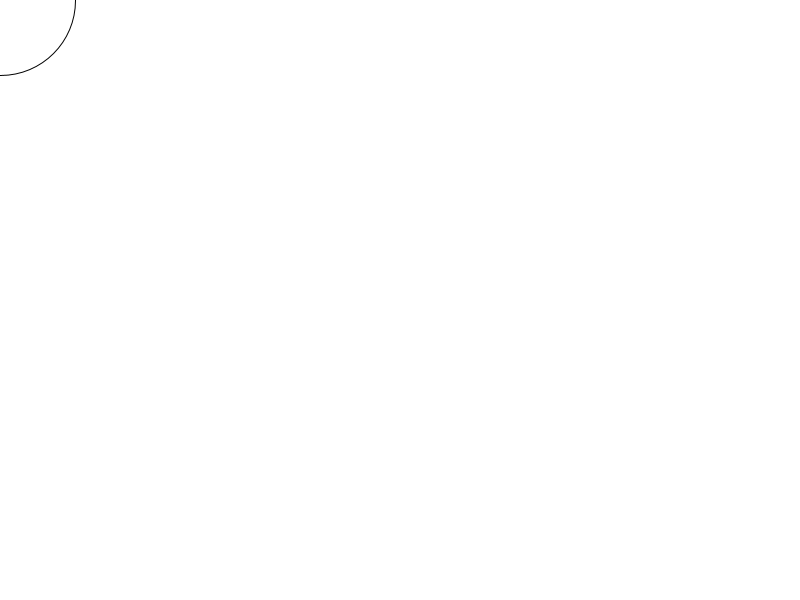
Frame 1 (no input)
Frame 60 (the mouse pressed at the canvas centre just before this capture): identical to frame 1, image omitted
Frame 120 (the mouse held since frame 60 and released just before this capture): identical to frame 1, image omitted

The Processing sketch that drew this single still picture (run headless with seeded random() and noise(); from frame 60 on, the mouse is pressed at the canvas centre):

// Processing sketch: TextandKeys
// ── TextandKeys.pde
int x =0;
int y= 0;

void setup(){
  size(800,600);
  background(255);
}

void draw(){
  background(255);
  circle(x,y,150);
}

void keyPressed(){
  fill(random(255), random(255), random(255));
  textSize(random(20,60));
  text(key, random(width), random(height));
  if(keyCode ==LEFT){
    x-=5;
  }
  else if(keyCode == RIGHT){
    x+=5;
  }
  else if(keyCode == UP){
    y-=5;
  }
  else if(keyCode ==DOWN){
    y+=5;
  }
}
